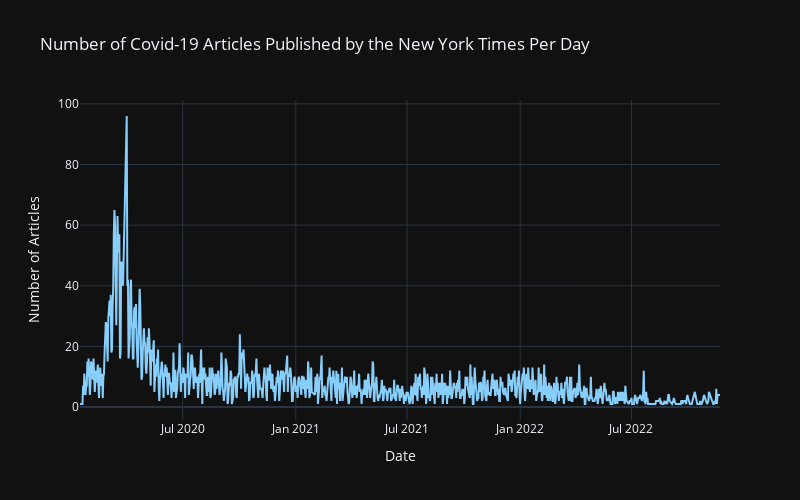

Notebook code cell kept with this figure:
### Code cell
fig = px.line(df_grouped,
              x='pub_date',
              y='count',
              title='Number of Covid-19 Articles Published by the New York Times Per Day',
              color_discrete_sequence=['lightskyblue'],
              labels={'pub_date': 'Date', 'count': 'Number of Articles'})

fig.update_layout(width=800, height=500)
fig.show()

### Figure 1 — Plotly figure (JSON) as saved in the notebook; plotly's stock layout.template omitted (floating-point values rounded to 4 significant figures; data arrays with more than 128 entries replaced by an {"elided": "..."} marker saying what was removed)
{"data": [{"hovertemplate": "Date=%{x}<br>Number of Articles=%{y}<extra></extra>", "legendgroup": "", "line": {"color": "lightskyblue", "dash": "solid"}, "marker": {"symbol": "circle"}, "mode": "lines", "name": "", "orientation": "v", "showlegend": false, "type": "scatter", "x": {"elided": "967 str values"}, "xaxis": "x", "y": {"elided": "967 int values"}, "yaxis": "y"}], "layout": {"height": 500, "legend": {"tracegroupgap": 0}, "title": {"text": "Number of Covid-19 Articles Published by the New York Times Per Day"}, "width": 800, "xaxis": {"anchor": "y", "domain": [0, 1], "title": {"text": "Date"}}, "yaxis": {"anchor": "x", "domain": [0, 1], "title": {"text": "Number of Articles"}}}}
